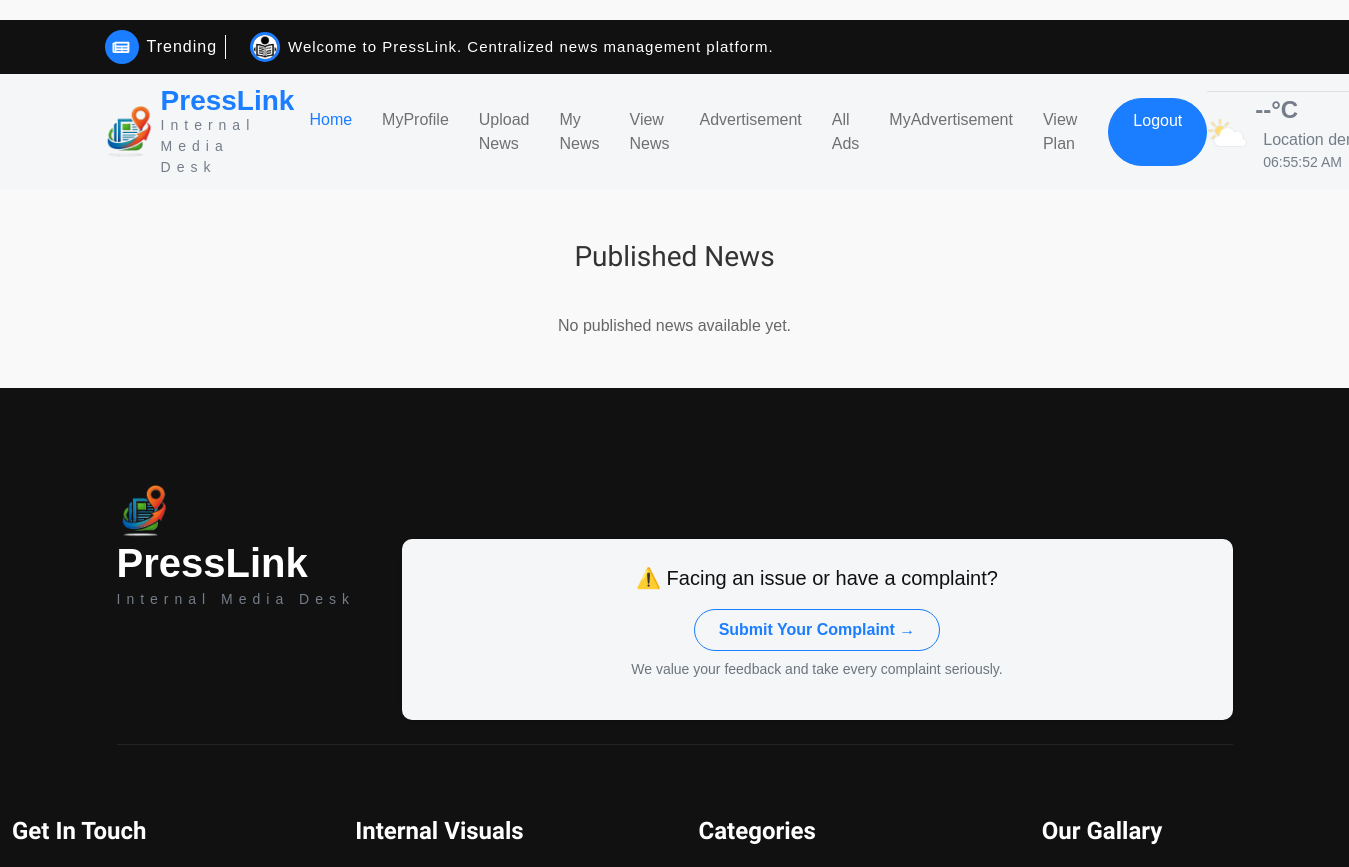
/User/ViewNews/ (signed in, upper part), run on an earlier commit of the app's database.
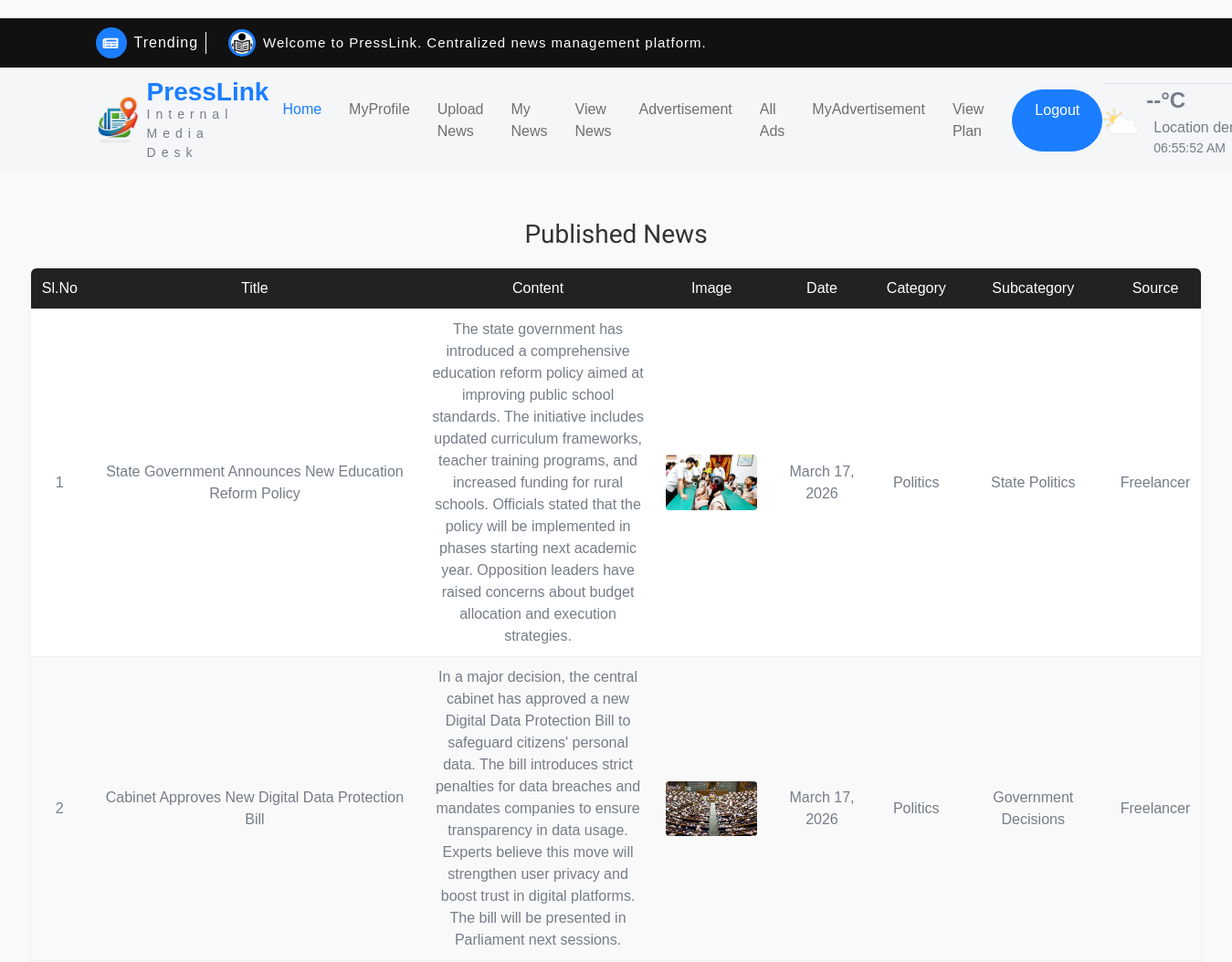
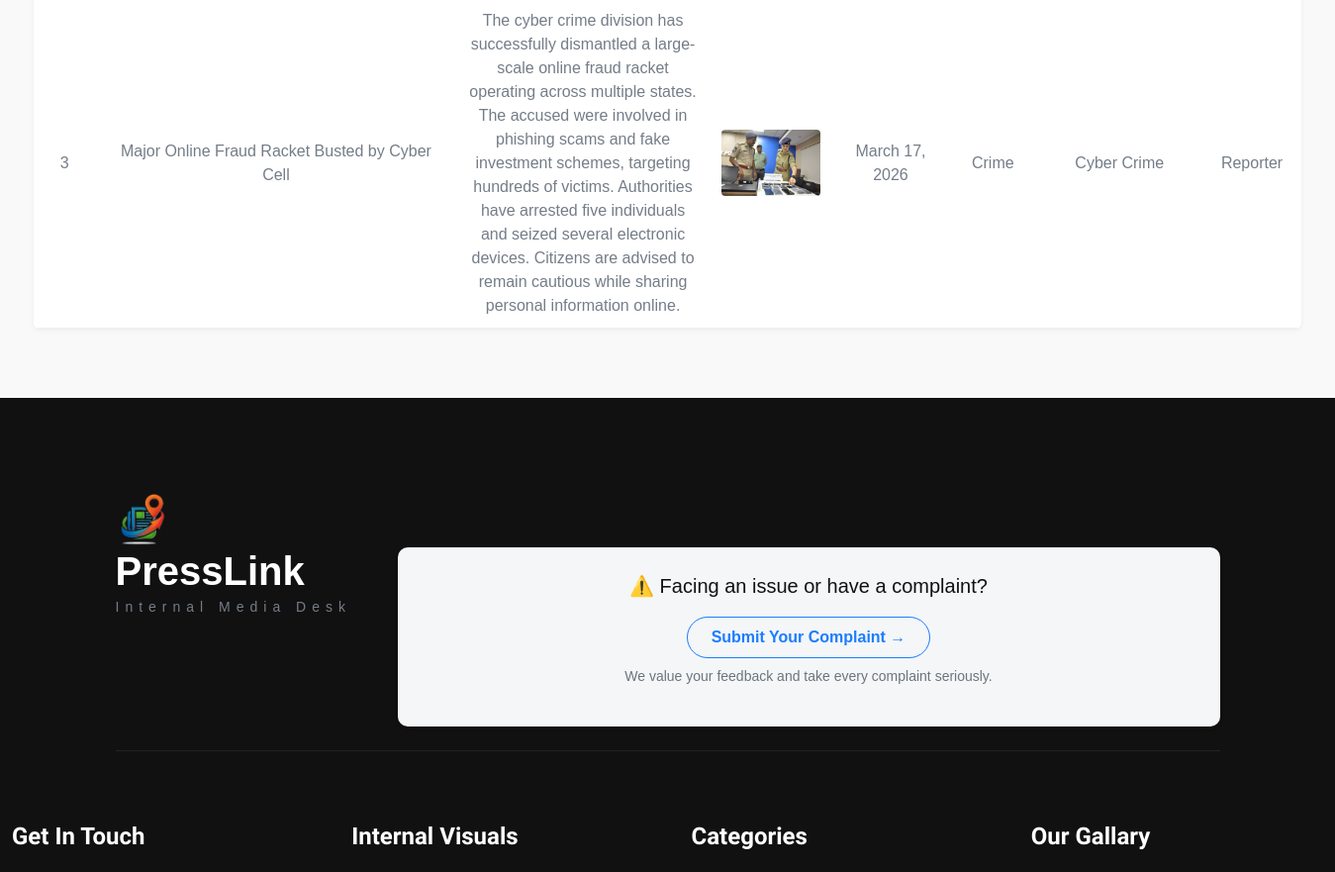
And on a later commit of the database (2 pictures, top to bottom).
### Reporter/models.py (models this page shows)
class tbl_news(models.Model):
    news_title=models.CharField(max_length=50)
    news_content=models.CharField(max_length=50)
    news_image=models.FileField(upload_to="Assets/news/")
    news_date=models.DateField(auto_now_add=True)
    news_status=models.IntegerField(default=0)
    subcategory=models.ForeignKey(tbl_subcategory,on_delete=models.CASCADE,null=True)
    user=models.ForeignKey(tbl_user,on_delete=models.CASCADE,null=True)
    reporter=models.ForeignKey(tbl_reporter,on_delete=models.CASCADE,null=True)
    verifier=models.ForeignKey(tbl_verifier,on_delete=models.CASCADE,null=True)
    editor=models.ForeignKey('Admin.tbl_editor', on_delete=models.SET_NULL, null=True, blank=True)
    breaking = models.IntegerField(default=0)
    news_amount = models.IntegerField(null=True, blank=True)

### Admin/models.py (models this page shows)
class tbl_subcategory(models.Model):
    subcategory_name=models.CharField(max_length=50)
    category=models.ForeignKey(tbl_category,on_delete=models.CASCADE)

class tbl_category(models.Model):
    category_name=models.CharField(max_length=50)

### User/views.py (the view)
# urls.py: path("ViewNews/", views.ViewNews, name="ViewNews"),
def ViewNews(request):
    if "uid" in request.session:
        user = tbl_user.objects.get(id=request.session["uid"])
        today = date.today()
        active_subscription = tbl_subscription.objects.filter(user=user, subscription_status=1, expiry_date__gte=today).first()
        if not active_subscription:
            return render(request, 'User/ViewNews.html', {
                'msg': 'A valid subscription is required to view published news.',
                'newsdata': []
            })
        newsdata = tbl_news.objects.filter(news_status=10).order_by('-news_date')
        return render(request, 'User/ViewNews.html', {
            'newsdata': newsdata,
            'subscription': active_subscription
        })
    else:
        return redirect("Guest:Login")

### User/Templates/User/ViewNews.html (shortened to what this page needs)
{% extends 'User/Header.html' %}
{% block content %}
<h3>Published News</h3>
{% if newsdata %}
<table>
    <thead>
        <tr>
            <th>Sl.No</th>
            <th>Title</th>
            <th>Content</th>
            <th>Image</th>
            <th>Date</th>
            <th>Category</th>
            <th>Subcategory</th>
            <th>Source</th>
        </tr>
    </thead>
    <tbody>
        {% for i in newsdata %}
        <tr>
            <td>{{ forloop.counter }}</td>
            <td>{{ i.news_title }}</td>
            <td style="max-width:300px;">{{ i.news_content }}</td>
            <td>
                {% if i.news_image %}
                <img src="{{ i.news_image.url }}" alt="News Image">
                {% else %}No Image{% endif %}
            </td>
            <td>{{ i.news_date }}</td>
            <td>{{ i.subcategory.category.category_name }}</td>
            <td>{{ i.subcategory.subcategory_name }}</td>
            <td>{% if i.user %}Freelancer{% elif i.reporter %}Reporter{% else %}Internal{% endif %}</td>
        </tr>
        {% endfor %}
    </tbody>
</table>
{% else %}
<div class="no-data">No published news available yet.</div>
{% endif %}
{% endblock %}

### User/Templates/User/Header.html (shortened to what this page needs)
{% load static %}
<!DOCTYPE html>
<html lang="en">
<head>
    <link rel="stylesheet" href="https://use.fontawesome.com/releases/v5.15.4/css/all.css" />
    <link href="https://cdn.jsdelivr.net/npm/bootstrap-icons@1.4.1/font/bootstrap-icons.css" rel="stylesheet">
    <link href="{% static 'Main/lib/animate/animate.min.css' %}" rel="stylesheet">
    <link href="{% static 'Main/lib/owlcarousel/assets/owl.carousel.min.css' %}" rel="stylesheet">
    <link href="{% static 'Main/css/bootstrap.min.css' %}" rel="stylesheet">
    <link href="{% static 'Main/css/style.css' %}" rel="stylesheet">
</head>
<body>
    <div class="container-fluid sticky-top px-0">
        <div class="container-fluid topbar bg-dark d-none d-lg-block">
            <div class="container px-0">
                <div class="topbar-top d-flex justify-content-between flex-lg-wrap">
                    <div class="top-info flex-grow-0">
                        <span
                            class="rounded-circle btn-sm-square bg-primary me-2 d-flex align-items-center justify-content-center">
                            <i class="fas fa-newspaper text-white"></i>
                        </span>
                        <div class="pe-2 me-3 border-end border-white d-flex align-items-center">
                            <p class="mb-0 text-white fs-6 fw-normal">Trending</p>
                        </div>
                        <div class="overflow-hidden" style="width: 735px;">
                            <div id="note" class="ps-2">
                                <img src="{% static 'Main/img/press.png' %}"
                                    class="img-fluid rounded-circle border border-3 border-primary me-2"
                                    style="width: 30px; height: 30px;" alt="">
                                <a href="#">
                                    <p class="text-white mb-0 link-hover">Welcome to PressLink. Centralized news
                                        management platform.</p>
                                </a>
                            </div>
                        </div>
                    </div>
                </div>
            </div>
        </div>
    </div>
    <div class="container-fluid bg-light">
        <div class="container px-0">
            <nav class="navbar navbar-light navbar-expand-xl">
                <img src="{% static 'Main/img/Logo.PNG' %}" class="me-2"
                    style="width: 55px; height: 55px; object-fit: contain; " alt="PressLink Logo">
                <div class="d-flex flex-column">
                    <span class="text-primary fw-bold" style="font-size: 28px; line-height: 1;">
                        PressLink
                    </span>
                    <small class="text-body fw-normal" style="letter-spacing: 6px;">
                        Internal Media Desk
                    </small>
                </div>
                <div class="collapse navbar-collapse bg-light py-3" id="navbarCollapse">
                    <div class="navbar-nav mx-auto border-top">
                        <a href="#section_home" class="nav-item nav-link active">Home</a>
                        <a href="{%  url 'User:MyProfile' %}" class="nav-item nav-link">MyProfile</a>
                        <a href="{% url 'User:UploadNews' %}" class="nav-item nav-link">Upload News</a>
                        <a href="{% url 'User:MyNews' %}" class="nav-item nav-link">My News</a>
                        <a href="{% url 'User:ViewNews' %}" class="nav-item nav-link">View News</a>
                        <a href="{% url 'User:Advertisement' %}" class="nav-item nav-link">Advertisement</a>
                        <a href="{% url 'User:ViewAdvertisements' %}" class="nav-item nav-link">All Ads</a>
                        <a href="{% url 'User:MyAdvertisement' %}" class="nav-item nav-link">MyAdvertisement</a>
                        <a href="{% url 'User:viewplan' %}" class="nav-item nav-link">View Plan </a>
                        <a href="{% url 'User:Logout' %}"
                            class="nav-item nav-link btn btn-primary text-white ms-3 rounded-pill px-4">Logout</a>
                    </div>
                </div>
                <div class="d-flex flex-nowrap border-top pt-3 pt-xl-0">
                    <div class="d-flex align-items-center">
                        <img src="{% static 'Main/img/weather-icon.png' %}" class="img-fluid me-2" style="width:40px;"
                            alt="">
                        <div>
                            <strong id="temp" class="fs-4 text-secondary">--°C</strong>
                            <div class="d-flex flex-column ms-2" style="width: 150px;">
                                <span id="location" class="text-body">Detecting...</span>
                                <small id="time"></small>
                            </div>
                        </div>
                    </div>
                </div>
        </div>
    </div>
    <div style="padding-top: 50px; padding-bottom: 50px;" align="center">
        {% block content %}
        {% endblock %}
        </div>
    <div class="container-fluid bg-dark footer py-5" style="background:#f9fbfd;" id="section_contact">
        <div class="container py-5">
            <div class="pb-4 mb-4" style="border-bottom: 1px solid rgba(255, 255, 255, 0.08);">
                <img src="{% static 'Main/img/Logo.PNG' %}" class="me-2"
                    style="width: 55px; height: 55px; object-fit: contain; " alt="PressLink Logo">
                <div class="row g-4">
                    <div class="col-lg-3">
                        <p class="text-white mb-0 display-6">PressLink</p>
                        <small class="text-body fw-normal" style="letter-spacing: 6px;">
                            Internal Media Desk
                        </small>
                    </div>
                    <div class="col-lg-9 text-center">
                        <div class="p-4 rounded shadow-sm bg-light">
                            <p class="mb-3 text-dark fw-semibold fs-5">
                                ⚠️ Facing an issue or have a complaint?
                            </p>
                            <a href="{%  url 'User:Complaint' %}"
                                class="btn btn-outline-primary rounded-pill px-4 py-2 fw-bold">
                                Submit Your Complaint →
                            </a>
                            <p class="mt-2 text-muted small">
                                We value your feedback and take every complaint seriously.
                            </p>
                        </div>
                    </div>
                </div>
            </div>
        </div>
        <div class="row g-5">
            <div class="col-lg-6 col-xl-3">
                <div class="footer-item-1">
                    <h4 class="mb-4 text-white">Get In Touch</h4>
                </div>
            </div>
            <div class="col-lg-6 col-xl-3">
                <div class="footer-item-2">
                    <h4 class="mb-4 text-white">Internal Visuals</h4>
                    <div class="row g-2">
                    </div>
                </div>
            </div>
            <div class="col-lg-6 col-xl-3">
                <div class="d-flex flex-column text-start footer-item-3">
                    <h4 class="mb-4 text-white">Categories</h4>
                </div>
            </div>
            <div class="col-lg-6 col-xl-3">
                <div class="footer-item-4">
                    <h4 class="mb-4 text-white">Our Gallary</h4>
                    <div class="row g-2">
                    </div>
                </div>
            </div>
        </div>
    </div>
</body>
</html>

### Guest/static/Main/css/style.css (style rules this page uses)
.btn { font-weight: 600; transition: .5s; }
.btn-sm-square { width: 34px; height: 34px; }
.btn-square, .btn-sm-square, .btn-md-square, .btn-lg-square { padding: 0; display: flex; align-items: center; justify-content: center; font-weight: normal; }
.link-hover { transition: 0.5s; }
.sticky-top { transition: 0.5s; background: var(--bs-white); }
.topbar { padding: 10px 0; }
.topbar .top-info { font-family: 'Montserrat', sans-serif; font-size: 15px; font-weight: 400; letter-spacing: 1px; display: flex; align-items: center; }
#note { position: relative; animation: noteAnimate 10s infinite; animation-timing-function: ease-in-out; display: flex; align-items: center; }
.navbar .navbar-nav .nav-link { padding: 10px 15px; font-weight: 400; font-family: 'Fredoka', sans-serif; font-size: 16px; transition: .5s; }
.navbar .navbar-nav .nav-link:hover, .navbar .navbar-nav .nav-link.active, .sticky-top.bg-white .navbar .navbar-nav .nav-link:hover, .sticky-top.bg-white .navbar .navbar-nav .nav-link.active { color: var(--bs-primary); }
@media (min-width: 1200px) { .navbar .navbar-collapse .border-top { border-top: none !important; } }

### User/Templates/User/ViewNews.html (style rules this page uses)
body { font-family: Arial, sans-serif; background-color: #f9f9f9; margin: 0; padding: 20px 0; }
h3 { text-align: center; color: #333; font-weight: normal; margin-bottom: 20px; }
table { width: 95%; margin: 20px auto; border-collapse: collapse; background-color: #fff; border-radius: 6px; overflow: hidden; box-shadow: 0 2px 5px rgba(0,0,0,0.05); }
th, td { padding: 10px 12px; text-align: center; border-bottom: 1px solid #eee; vertical-align: middle; }
th { background-color: #222; color: #fff; font-weight: normal; }
tr:nth-child(even) { background-color: #f9f9f9; }
td img { max-width: 100px; max-height: 80px; object-fit: cover; border-radius: 4px; }
td { word-wrap: break-word; }

What changed in the data, as far as the page shows it:
added tbl_news: news_title "State Government Announces New Education Reform Policy", news_content "The state government has introduced a comprehensive education reform policy aimed at improving public school standards. The initiative includes updated curriculum frameworks, teacher training programs, and increased funding for rural schools. Officials stated that the policy will be implemented in phases starting next academic year. Opposition leaders have raised concerns about budget allocation and execution strategies.", news_image (picture), news_date "March 17, 2026", subcategory.category.category_name "Politics", subcategory.subcategory_name "State Politics", shows "Freelancer"
added tbl_news: news_title "Cabinet Approves New Digital Data Protection Bill", news_content "In a major decision, the central cabinet has approved a new Digital Data Protection Bill to safeguard citizens' personal data. The bill introduces strict penalties for data breaches and mandates companies to ensure transparency in data usage. Experts believe this move will strengthen user privacy and boost trust in digital platforms. The bill will be presented in Parliament next sessions.", news_image (picture), news_date "March 17, 2026", subcategory.category.category_name "Politics", subcategory.subcategory_name "Government Decisions", shows "Freelancer"
added tbl_news: news_title "Major Online Fraud Racket Busted by Cyber Cell", news_content "The cyber crime division has successfully dismantled a large-scale online fraud racket operating across multiple states. The accused were involved in phishing scams and fake investment schemes, targeting hundreds of victims. Authorities have arrested five individuals and seized several electronic devices. Citizens are advised to remain cautious while sharing personal information online.", news_image (picture), news_date "March 17, 2026", subcategory.category.category_name "Crime", subcategory.subcategory_name "Cyber Crime", shows "Reporter"
Also different on the page:
text no longer shown: "No published news available yet."
text now shown: "Sl.No Title Content Image Date Category Subcategory Source"
